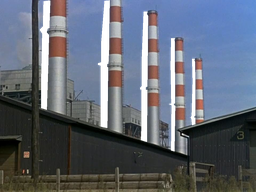
#> input picture images/smokestacks/smokeStacksDisocclusion.png, 256 x 192 px, shrunk from 960 x 720 before the run, found by its file name
$ python toleranceAveragedFill.py
#> lines starting #> are read from the running program, lines starting #| are printed output that depends on the picture; after the words box and inside, x2 and y2 are one past the last pixel; in counts of white or black regions, pixels touching at a corner belong together
import sys
from PIL import Image
import numpy as np

sys.path.append('../')

# IMAGE INPUT
pixels = np.array(Image.open("../images/smokeStacksDisocclusion.png"))
#> pixels is the input picture: shape (192, 256, 4); mean R, G, B, A 84.1, 91.3, 104.4, 238.9
height, width, channels = pixels.shape
#> height = 192; width = 256; channels = 4

depth = np.array(Image.open("../images/smokeStacksDepth.png"))
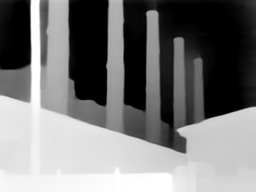
#> input picture images/smokestacks/smokeStacksDepth.png, 256 x 192 px, shrunk from 960 x 720 before the run, found by its file name
#> depth is the input picture: shape (192, 256, 4); mean R, G, B, A 121.5, 121.5, 121.5, 255

newImage = pixels.copy()

for x in range(width):
    for y in range(height):
        # For now, 0 Alpha indicates hole pixel
        if pixels[y][x][3] == 0:
            # print("Filling pixel: (" + str(x) + ", " + str(y) + ")")
            right = sys.maxsize
            left = sys.maxsize
            top = sys.maxsize
            bottom = sys.maxsize
            diagTL = sys.maxsize
            diagTR = sys.maxsize
            diagBR = sys.maxsize
            diagBL = sys.maxsize

            diagBLPos = -1
            leftPos = -1
            diagTLPos = -1

            # Right
            for sourceX in range(x, width):
                if pixels[y][sourceX][3] > 0:
                    right = depth[y][sourceX][1]
                    rightPos = sourceX - x
                    break

            # Left
            for sourceX in range(x, 0, -1):
                if pixels[y][sourceX][3] > 0:
                    left = depth[y][sourceX][1]
                    leftPos = x - sourceX
                    break

            # Top
            for sourceY in range(y, 0, -1):
                if pixels[sourceY][x][3] > 0:
                    top = depth[sourceY][x][1]
                    topPos = y - sourceY
                    break

            # Bottom
            for sourceY in range(y, height):
                if pixels[sourceY][x][3] > 0:
                    bottom = depth[sourceY][x][1]
                    bottomPos = sourceY - y
                    break

            # Diagonal Top-Right
            for sourceDiagR in range(x, width):
                sourceDiagT = y - (sourceDiagR - x)
                if pixels[sourceDiagT][sourceDiagR][3] > 0:
                    diagTR = depth[sourceDiagT][sourceDiagR][1]
                    diagTRPos = sourceDiagR - x
                    break

            # Diagonal Top-left
            for sourceDiagL in range(x, 0, -1):
                sourceDiagT = y - (x - sourceDiagL)
                if pixels[sourceDiagT][sourceDiagL][3] > 0:
                    diagTL = depth[sourceDiagT][sourceDiagL][1]
                    diagTLPos = x - sourceDiagL
                    break

            # Diagonal Bottom-Right
            for sourceDiagR in range(x, width):
                sourceDiagB = y + (sourceDiagR - x)
                if pixels[sourceDiagB][sourceDiagR][3] > 0:
                    diagBR = depth[sourceDiagB][sourceDiagR][1]
                    diagBRPos = sourceDiagR - x
                    break

            # Diagonal Bottom-Left
            for sourceDiagL in range(x, 0, -1):
                sourceDiagB = y + (x - sourceDiagL)
                if pixels[sourceDiagB][sourceDiagL][3] > 0:
                    diagBL = depth[sourceDiagB][sourceDiagL][1]
                    diagBLPos = x - sourceDiagL
                    break

            delta = 0.1  # Tolerance Delta
            # todo: make into one map?
            directionDepth = {
                "r": right,
                "br": diagBR,
                "b": bottom,
                "bl": diagBL,
                "l": left,
                "tl": diagTL,
                "t": top,
                "tr": diagTR
            }
            directionColor = {
                "r": pixels[y][x + rightPos],
                "br": pixels[y + diagBRPos][x + diagBRPos],
                "b": pixels[y + bottomPos][x],
                "bl": pixels[y + diagBLPos][x - diagBLPos],
                "l": pixels[y][x - leftPos],
                "tl": pixels[y - diagTLPos][x - diagTLPos],
                "t": pixels[y - topPos][x],
                "tr": pixels[y - diagTRPos][x + diagTRPos]
            }
            directionDistance = {
                "r": rightPos,
                "br": diagBRPos,
                "b": bottomPos,
                "bl": diagBLPos,
                "l": leftPos,
                "tl": diagTLPos,
                "t": topPos,
                "tr": diagTRPos
            }

            # Find first closet pixel
            shortestDirection = sys.maxsize
            shortestDirectionMapping = "t"
            for direction in directionDistance.keys():
                if directionDistance.get(direction) < shortestDirection:
                    shortestDirection = directionDistance.get(direction)
                    shortestDirectionMapping = direction

            # Find all pixels that are within our delta of this first pixel
            firstDepthUpper = directionDepth.get(shortestDirectionMapping) + (
                    directionDepth.get(shortestDirectionMapping) * delta)
            firstDepthLower = directionDepth.get(shortestDirectionMapping) - (
                    directionDepth.get(shortestDirectionMapping) * delta)
            firstDepthDirections = []
            for direction in directionDepth.keys():
                if firstDepthLower <= directionDepth.get(direction) < firstDepthUpper:
                    firstDepthDirections.append(direction)

            # Find the next closest pixel, not considering any that are in our first depth range
            nextShortestDirection = sys.maxsize
            nextShortestDirectionMapping = "t"
            for direction in directionDistance.keys():
                if (direction not in firstDepthDirections and
                        directionDistance.get(direction) < nextShortestDirection):
                    nextShortestDirection = directionDistance.get(direction)
                    nextShortestDirectionMapping = direction

            # In case all directions are already in firstDepthDirections
            if nextShortestDirection != sys.maxsize:

                # Find all pixels that are within our delta of this next pixel
                secondDepthUpper = directionDepth.get(nextShortestDirectionMapping) + (
                        directionDepth.get(nextShortestDirectionMapping) * delta)
                secondDepthLower = directionDepth.get(nextShortestDirectionMapping) - (
                        directionDepth.get(nextShortestDirectionMapping) * delta)
                secondDepthDirections = []
                for direction in directionDepth.keys():
                    if (direction not in firstDepthDirections and
                            secondDepthLower <= directionDepth.get(direction) <= secondDepthUpper):
                        secondDepthDirections.append(direction)

                # Whichever upper limit is highest, use those values for the average
                if firstDepthUpper < secondDepthUpper:
                    directionsToAverage = firstDepthDirections
                else:
                    directionsToAverage = secondDepthDirections
            else:
                directionsToAverage = firstDepthDirections

            # this is fine
            averageColor = [0, 0, 0, 0]
            for direction in directionsToAverage:
                currentColor = directionColor.get(direction)
                averageColor[0] += currentColor[0]
                averageColor[1] += currentColor[1]
                averageColor[2] += currentColor[2]

            if averageColor != [0, 0, 0, 0]:
                averageColor = [averageColor[0] / len(directionsToAverage),
                                averageColor[1] / len(directionsToAverage),
                                averageColor[2] / len(directionsToAverage),
                                255]
                newImage[y][x] = averageColor
            else:
                # Make red to indicate something went wrong
                # This may also show that there is no direction that fits within the mid-ground tol
                newImage[y][x] = [0, 0, 0, 0]
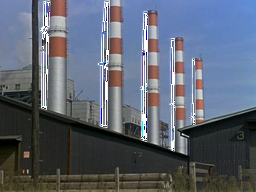
#> newImage: shape (192, 256, 4); 2.98% of pixels changed, all inside (x1, y1, x2, y2) = (40, 1, 195, 151); transparent parts drawn white

Image.fromarray(newImage, 'RGBA').save("../images/smokeStacksResultToleranceAveraged.png", "PNG")
